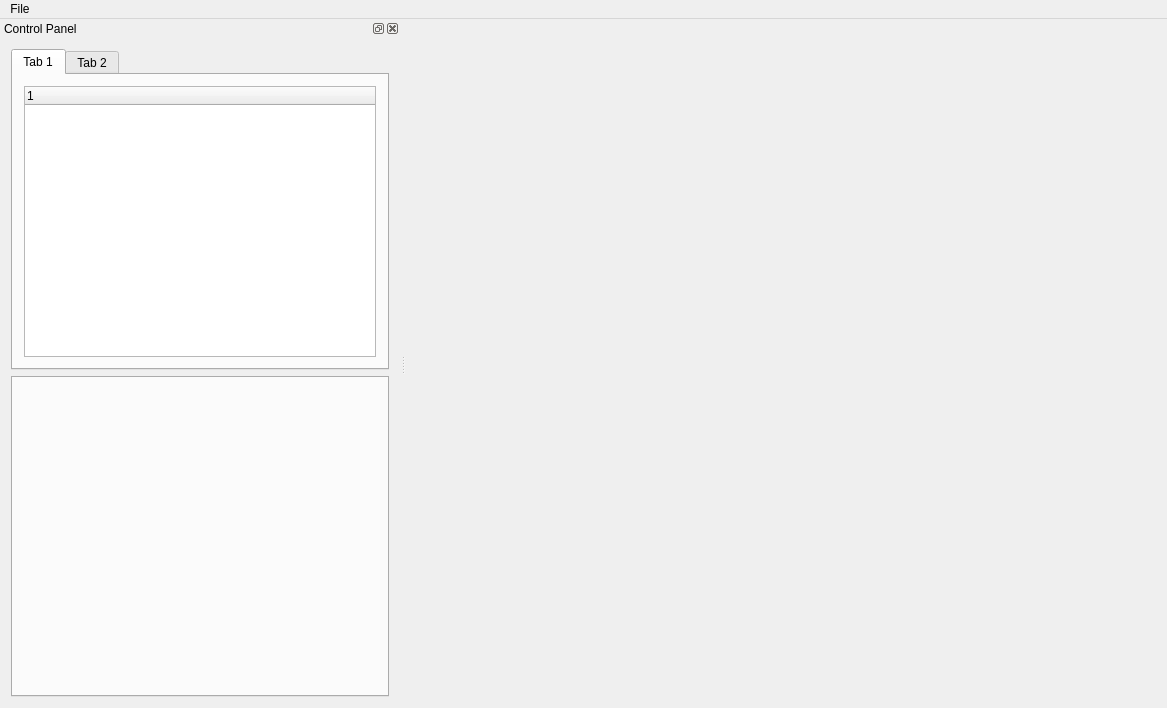
<?xml version="1.0" encoding="UTF-8"?>
<ui version="4.0">
 <class>MainWindow</class>
 <widget class="QMainWindow" name="MainWindow">
  <property name="geometry">
   <rect>
    <x>0</x>
    <y>0</y>
    <width>1167</width>
    <height>708</height>
   </rect>
  </property>
  <property name="windowTitle">
   <string>MainWindow</string>
  </property>
  <widget class="Viewer" name="MainViewer"/>
  <widget class="QMenuBar" name="menuBar">
   <property name="geometry">
    <rect>
     <x>0</x>
     <y>0</y>
     <width>1167</width>
     <height>20</height>
    </rect>
   </property>
   <widget class="QMenu" name="menuFile">
    <property name="title">
     <string>File</string>
    </property>
    <addaction name="actionLoad_mesh"/>
    <addaction name="actionLoad_curve"/>
   </widget>
   <addaction name="menuFile"/>
  </widget>
  <widget class="QDockWidget" name="ControlPanel">
   <property name="sizePolicy">
    <sizepolicy hsizetype="Expanding" vsizetype="Expanding">
     <horstretch>0</horstretch>
     <verstretch>0</verstretch>
    </sizepolicy>
   </property>
   <property name="minimumSize">
    <size>
     <width>400</width>
     <height>688</height>
    </size>
   </property>
   <property name="windowTitle">
    <string>Control Panel</string>
   </property>
   <attribute name="dockWidgetArea">
    <number>1</number>
   </attribute>
   <widget class="QWidget" name="dockWidgetContents_2">
    <property name="sizePolicy">
     <sizepolicy hsizetype="Expanding" vsizetype="Expanding">
      <horstretch>0</horstretch>
      <verstretch>0</verstretch>
     </sizepolicy>
    </property>
    <layout class="QGridLayout" name="gridLayout">
     <item row="0" column="0">
      <widget class="QTabWidget" name="tabWidget">
       <property name="currentIndex">
        <number>0</number>
       </property>
       <widget class="QWidget" name="tab">
        <property name="sizePolicy">
         <sizepolicy hsizetype="Expanding" vsizetype="Expanding">
          <horstretch>0</horstretch>
          <verstretch>0</verstretch>
         </sizepolicy>
        </property>
        <attribute name="title">
         <string>Tab 1</string>
        </attribute>
        <layout class="QVBoxLayout" name="verticalLayout">
         <item>
          <widget class="QTreeWidget" name="MeshLists">
           <column>
            <property name="text">
             <string notr="true">1</string>
            </property>
           </column>
          </widget>
         </item>
        </layout>
       </widget>
       <widget class="QWidget" name="tab_2">
        <property name="sizePolicy">
         <sizepolicy hsizetype="Expanding" vsizetype="Expanding">
          <horstretch>0</horstretch>
          <verstretch>0</verstretch>
         </sizepolicy>
        </property>
        <attribute name="title">
         <string>Tab 2</string>
        </attribute>
        <layout class="QVBoxLayout" name="verticalLayout_2">
         <item>
          <widget class="QTextEdit" name="logWindow">
           <property name="sizePolicy">
            <sizepolicy hsizetype="Expanding" vsizetype="Expanding">
             <horstretch>0</horstretch>
             <verstretch>0</verstretch>
            </sizepolicy>
           </property>
          </widget>
         </item>
        </layout>
       </widget>
      </widget>
     </item>
     <item row="1" column="0">
      <widget class="QTabWidget" name="tabPlugin"/>
     </item>
    </layout>
   </widget>
  </widget>
  <action name="actionLoad_mesh">
   <property name="text">
    <string>Load mesh</string>
   </property>
  </action>
  <action name="actionLoad_curve">
   <property name="text">
    <string>Load curve</string>
   </property>
  </action>
 </widget>
 <layoutdefault spacing="6" margin="11"/>
 <customwidgets>
  <customwidget>
   <class>Viewer</class>
   <extends>QWidget</extends>
   <header>Viewer.h</header>
   <container>1</container>
  </customwidget>
 </customwidgets>
 <resources/>
 <connections/>
</ui>
